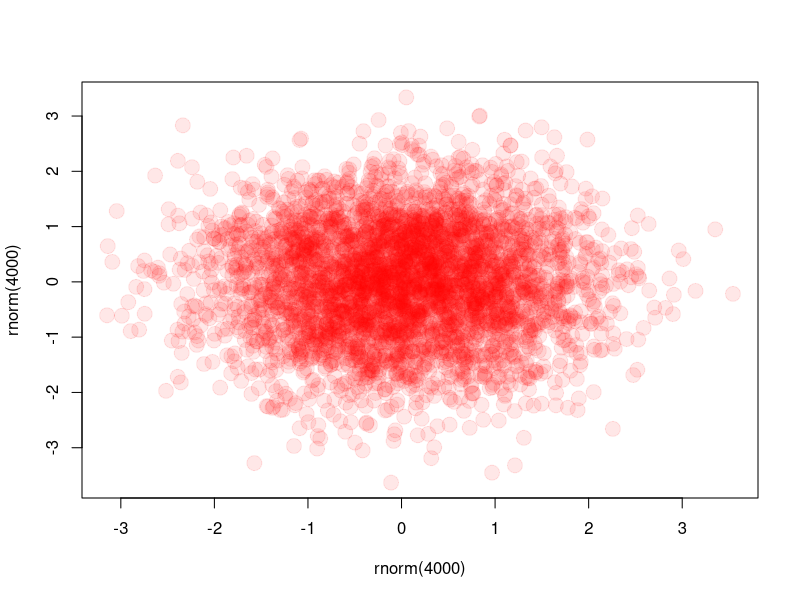
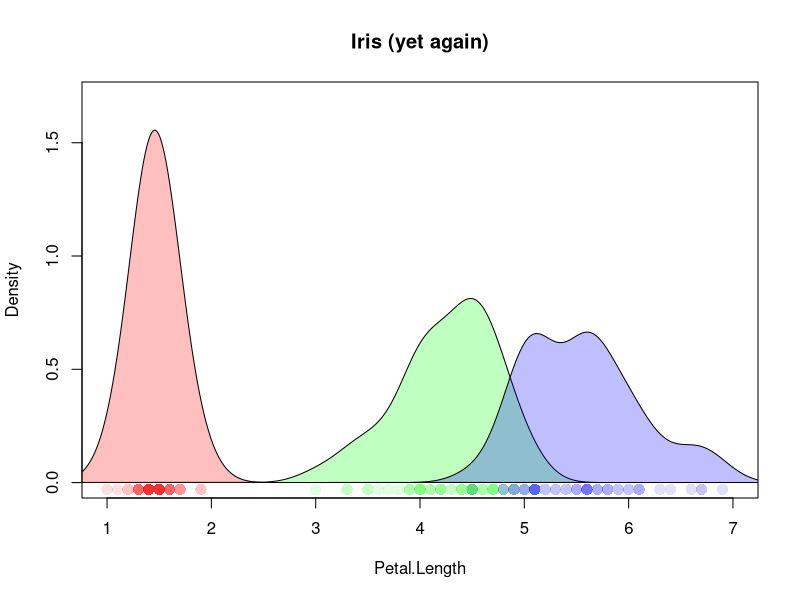

Source code (R) for these figures, in order:
library(Cairo)


### Name: Cairo
### Title: Create a new Cairo-based graphics device
### Aliases: Cairo CairoX11 CairoPNG CairoPDF CairoSVG CairoPS CairoWin
###   CairoJPEG CairoTIFF
### Keywords: device

### ** Examples

# very simple KDE
Cairo(600, 600, file="plot.png", type="png", bg="white")
plot(rnorm(4000),rnorm(4000),col="#ff000018",pch=19,cex=2) # semi-transparent red
dev.off() # creates a file "plot.png" with the above plot

# you can use any Cairo backend and get the same result
# vector, bitmap or on-screen
CairoPDF("plot.pdf", 6, 6, bg="transparent")
data(iris)
attach(iris)
plot(Petal.Length, rep(-0.03,length(Species)), xlim=c(1,7),
     ylim=c(0,1.7), xlab="Petal.Length", ylab="Density",
     pch=21, cex=1.5, col="#00000001", main = "Iris (yet again)",
     bg=c("#ff000020","#00ff0020","#0000ff20")[unclass(Species)])
for (i in 1:3)
  polygon(density(Petal.Length[unclass(Species)==i],bw=0.2),
    col=c("#ff000040","#00ff0040","#0000ff40")[i])
dev.off()
